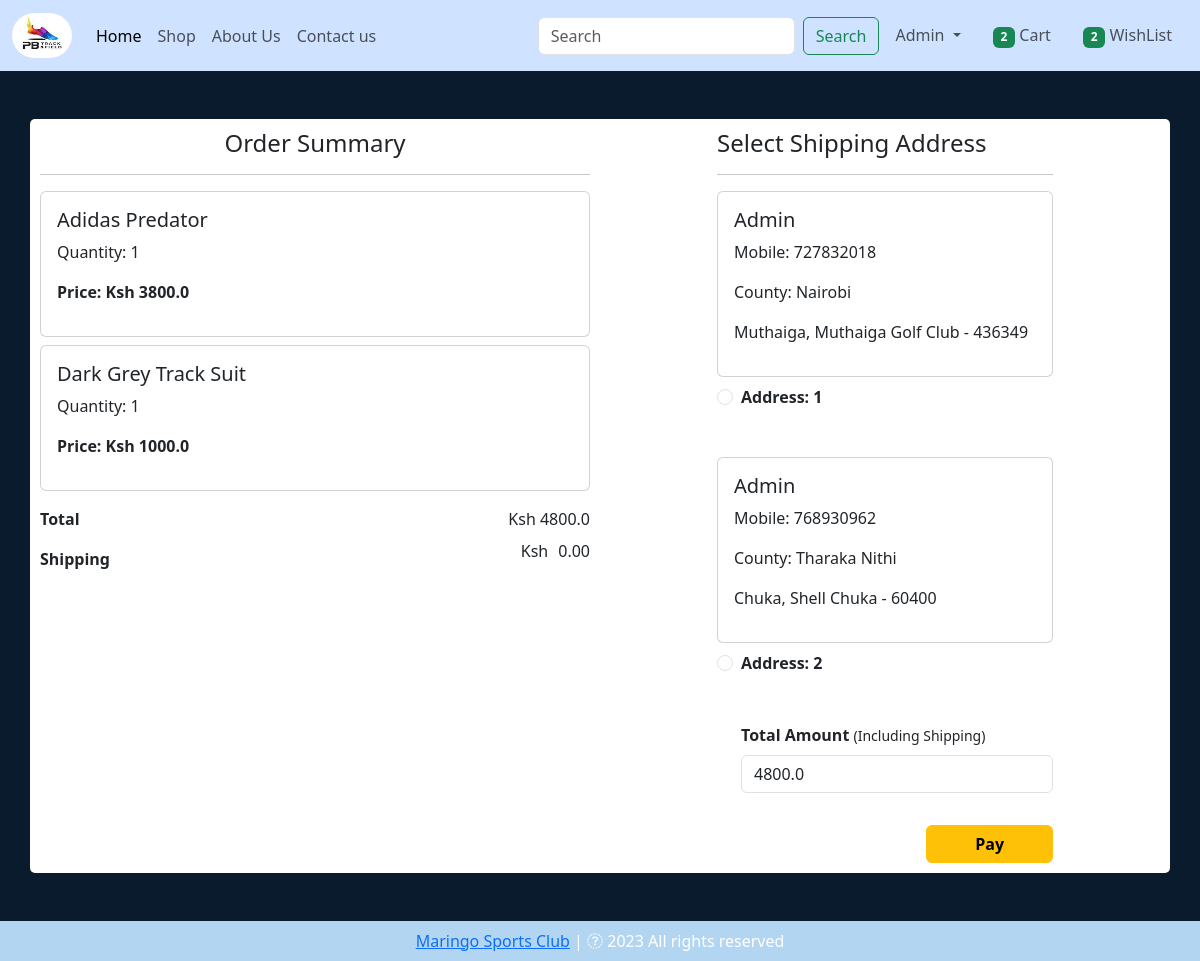
/checkout/ (signed in), run on an earlier commit of the app's database.
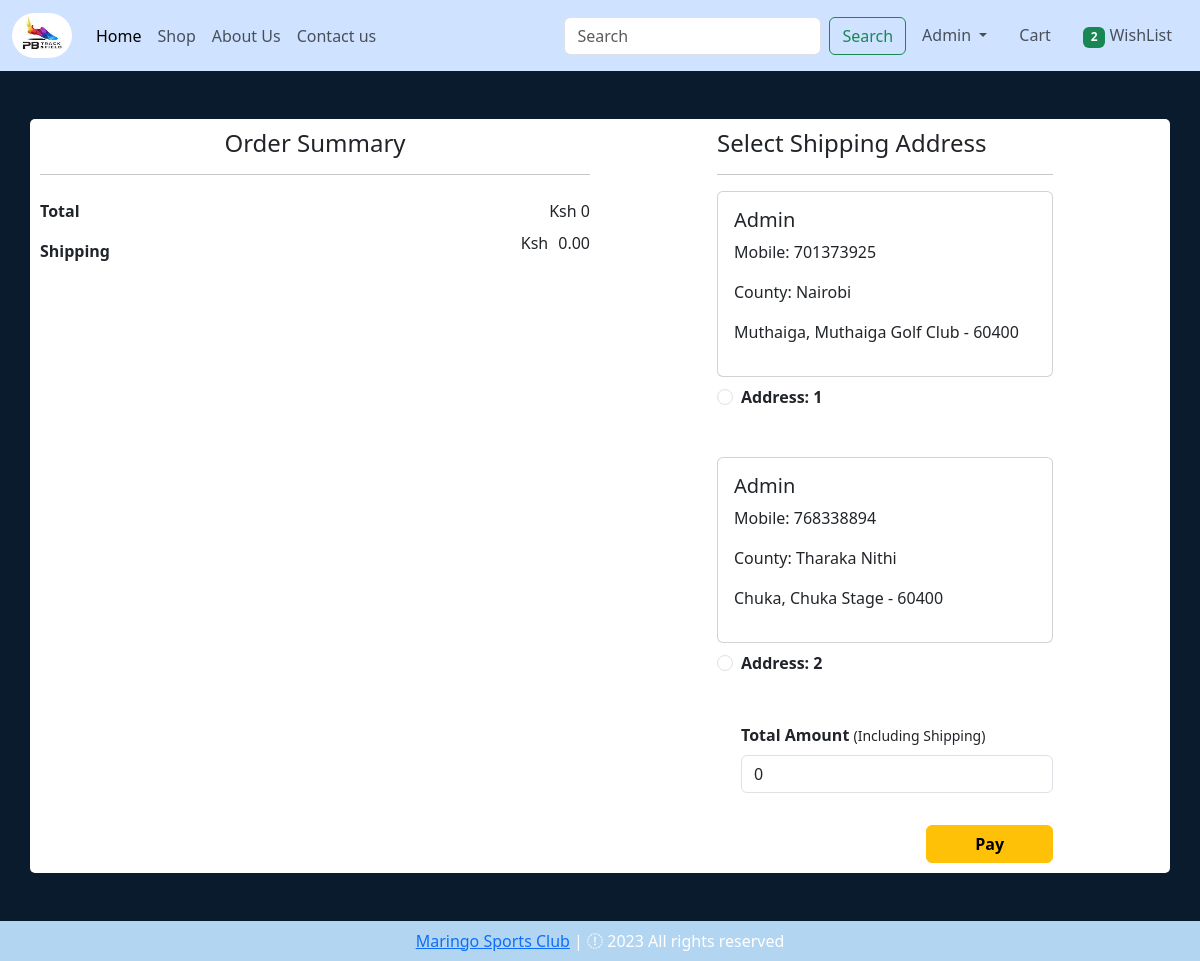
And on a later commit of the database.
### app/models.py (models this page shows, shortened)
class Cart(models.Model):
    user = models.ForeignKey(User, on_delete=models.CASCADE)
    product = models.ForeignKey(Product, on_delete=models.CASCADE)
    quantity = models.PositiveIntegerField(default=1)

class Product(models.Model):
    title = models.CharField(max_length=100)
    current_price = models.FloatField()
    previous_price = models.FloatField()
    flash_sale = models.BooleanField(default=False)
    in_stock = models.IntegerField()
    description = models.TextField()
    category = models.CharField(choices=CHOICES, max_length=2)
    image = models.ImageField(upload_to='products')

class CustomerAddress(models.Model):
    user = models.ForeignKey(User, on_delete=models.CASCADE)
    county = models.ForeignKey(County, on_delete=models.CASCADE)
    town = models.ForeignKey(Town, on_delete=models.CASCADE)
    pick_up_station = models.CharField(max_length=100)
    zip_code = models.IntegerField()
    contact = models.IntegerField()
    selected = models.BooleanField(default=False)

class County(models.Model):
    county = models.CharField(choices=COUNTIES, max_length=50)
    def __str__(self):
        return self.county

class Town(models.Model):
    county = models.ForeignKey(County, on_delete=models.CASCADE)
    town = models.CharField(choices=TOWNS, max_length=50)
    shipping_cost = models.PositiveIntegerField(default=100)
    def __str__(self):
        return self.town

### app/views.py (the view)
# urls.py: path('checkout/', views.CheckOutView.as_view(), name='checkout'),
class CheckOutView(View):
    def get(self, request):
        total_cart_items = get_total_cart_items(request)
        total_wishlist_items = get_total_wishlist_items(request)
        user = request.user
        address = CustomerAddress.objects.filter(user=user)
        cart = Cart.objects.filter(user=request.user)
        amount = 0
        for p in cart:
            price = p.quantity * p.product.current_price
            amount += price
        total_amount = check_for_discount(amount=amount)
        return render(request, 'app/checkout.html', locals())

### app/views.py (called while the page is built)
def get_total_cart_items(request):
    if request.user.is_authenticated:
        total = len(Cart.objects.filter(user=request.user))
        return total
    else:
        return 0

def get_total_wishlist_items(request):
    if request.user.is_authenticated:
        total = len(WishList.objects.filter(user=request.user))
        return total
    else:
        return 0

def check_for_discount(amount):
    if amount > 10000:
        return 0.95 * amount
    else:
        return amount

### app/templates/app/checkout.html (shortened to what this page needs)
{% extends 'app/base.html' %}
{% load static %}
{% block main-content %}
<div class="container">
    <div class="row mt-5" style="background-color: white; border-radius: 5px;">
        <div class="col-sm-6" style="padding: 10px;">
            <h4 class="text-center">Order Summary</h4>
            <hr>
            {% for item in cart %}
            <div class="card mb-2">
                <div class="card-body">
                    <h5>{{ item.product.title }}</h5>
                    <p>Quantity: {{ item.quantity }}</p>
                    <p class="fw-bold">Price: Ksh {{ item.product.current_price }}</p>
                </div>
            </div>
            {% endfor %}
            <ul class="list-group">
                <li class="list-group-item d-flex justify-content-between align-items-center border-0 px-0 pb-0"> <strong>Total</strong><span id="amount"> Ksh {{ total_amount }}</span></li>
                <li class="list-group-item d-flex justify-content-between align-items-center border-0 px-0 pb-0"><strong>Shipping</strong><span id="amount" style="display: flex;">Ksh <p id="shipping" style="margin-left: 10px;"> 0.00</p></span></li>
            </ul>
        </div>
        <div class="col-sm-4 offset-sm-1" >
            <div style="padding: 10px;">
                <h4>Select Shipping Address</h4>
                <hr>
                <form action="" method="post" id="myform" >
                    {% for add in address %}
                    <div class="card">
                        <div class="card-body">
                            <h5>{{ add.user | capfirst }}</h5>
                            <p>Mobile: {{ add.contact }}</p>
                            <p>County: {{ add.county }}</p>
                            <p>{{ add.town }}, {{ add.pick_up_station }} - {{ add.zip_code }}</p>
                        </div>
                    </div>
                    <div class="form-check mt-2 mb-5">
                        <input class="form-check-input" type="radio" name="custid" id="customerAdd" value="{{add.id}}">
                        <label for="custadd{{ forloop.counter}}" class="form-check-label fw-bold">Address: {{ forloop.counter }}</label>
                    </div>
                    {% endfor %}
                    <div class="form-check mb-3">
                        <label for="totamount" class="form-label"><strong>Total Amount </strong><small>(Including Shipping)</small></label>
                        <input type="number" class="form-control" name="totamount" value="{{ total_amount}}" id="final" readonly>
                    </div>
                </form>
                <div class="text-end">
                    <a href="{% url 'payment' %}" class="btn btn-warning mt-3 px-5 fw-bold">Pay</a>
                </div>
            </div>
        </div>
    </div>
</div>
{% endblock main-content %}

### app/templates/app/base.html (shortened to what this page needs)
<!DOCTYPE html>
{% load static %}
<html lang="en">
<head>
    <link href="https://cdn.jsdelivr.net/npm/bootstrap@5.3.0-alpha3/dist/css/bootstrap.min.css" rel="stylesheet">
    <link rel="stylesheet" href="{% static 'app/css/owl.carousel.min.css' %}">
    <link rel="stylesheet" href="{% static 'app/css/all.min.css' %}">
    <link rel="stylesheet" href="{% static 'app/css/style.css' %}">
    <link rel="stylesheet" href="https://cdnjs.cloudflare.com/ajax/libs/font-awesome/4.7.0/css/font-awesome.min.css">
</head>
<body style="background-color: #091b2c;">
    <nav class="navbar navbar-expand-lg nabar-dark bg-primary-subtle">
        <div class="container-fluid">
          <a class="navbar-brand" href="#">
            <img src="{% static 'app/images/logo1.jpg' %}" alt="logo" style="border-radius: 500px; height: 45px; width: 60px;">
          </a>
          <div class="collapse navbar-collapse" id="navbarSupportedContent">
            <ul class="navbar-nav me-auto mb-2 mb-lg-0">
              <li class="nav-item">
                <a class="nav-link active" aria-current="page" href="/">Home</a>
              </li>
              <li class="nav-item">
                <a class="nav-link text-grey" href="{% url 'shop' %}">Shop</a>
              </li>
              <li class="nav-item">
                <a class="nav-link text-grey" href="{% url 'about' %}">About Us</a>
              </li>
              <li class="nav-item">
                <a class="nav-link text-grey" href="{% url 'contact' %}">Contact us</a>
              </li>
            </ul>
            <form class="d-flex" role="search" action="/search">
              <input class="form-control me-2" name="search" type="search" placeholder="Search" aria-label="Search">
              <button class="btn btn-outline-success" type="submit">Search</button>
            </form>
          </div>
          {% if request.user.is_authenticated %}
          <ul class="navbar-nav me-auto mb-2 mb-lg-0">
            <li class="nav-item dropdown mx-2">
              <a class="nav-link dropdown-toggle text-grey" href="#" role="button", id="profileDropdown"
              data-bs-toggle="dropdown" aria-hidden="false" \>
                {{ request.user | capfirst }}
              </a>
            </li>
            <li class="nav-item mx-2">
              <a class="nav-link text-grey" href="{% url 'show-cart' %}"><span class="badge bg-success">{% if total_cart_items > 0 %} {{ total_cart_items }} {% endif %}</span> Cart</a>
            </li>
            <li class="nav-item mx-2">
              <a class="nav-link text-grey" href="{% url 'wishlist' %}"><span class="badge bg-success">{% if total_wishlist_items > 0 %} {{ total_wishlist_items }} {% endif %}</span> WishList</a>
            </li>
            {% else %}
              <a class="nav-link text-grey" style="margin: 0px 20px 0px 50px;" href="{% url 'login' %}">Login</a>
          </ul>
          {% endif %}
        </div>
      </nav>
    {% block main-content %}
    {% endblock main-content %}
    <footer class="container-fluid  text-center p-2 mt-5" style="background-color: rgb(178, 213, 241); color: white;">
      <a href="https://github.com/Frost-Codes">Maringo Sports Club</a> | <span><i class="fa-sharp fa-regular fa-copyright"></i></span> 2023 All rights reserved
    </footer>
</body>
</html>

What changed in the data, as far as the page shows it:
removed Cart: product "Adidas Predator", quantity "1", product.current_price "3800.0"
removed Cart: product "Dark Grey Track Suit", quantity "1", product.current_price "1000.0"
changed CustomerAddress "Muthaiga Golf Club": contact "727832018" → "701373925"; zip_code "436349" → "60400"
changed CustomerAddress "Tharaka Nithi": contact "768930962" → "768338894"; pick_up_station "Shell Chuka" → "Chuka Stage"
Also different on the page:
{{ total_amount }}: "4800.0" → "0"
form field totamount: "4800.0" → "0"
{{ total_cart_items }}: "2" → (not shown)
